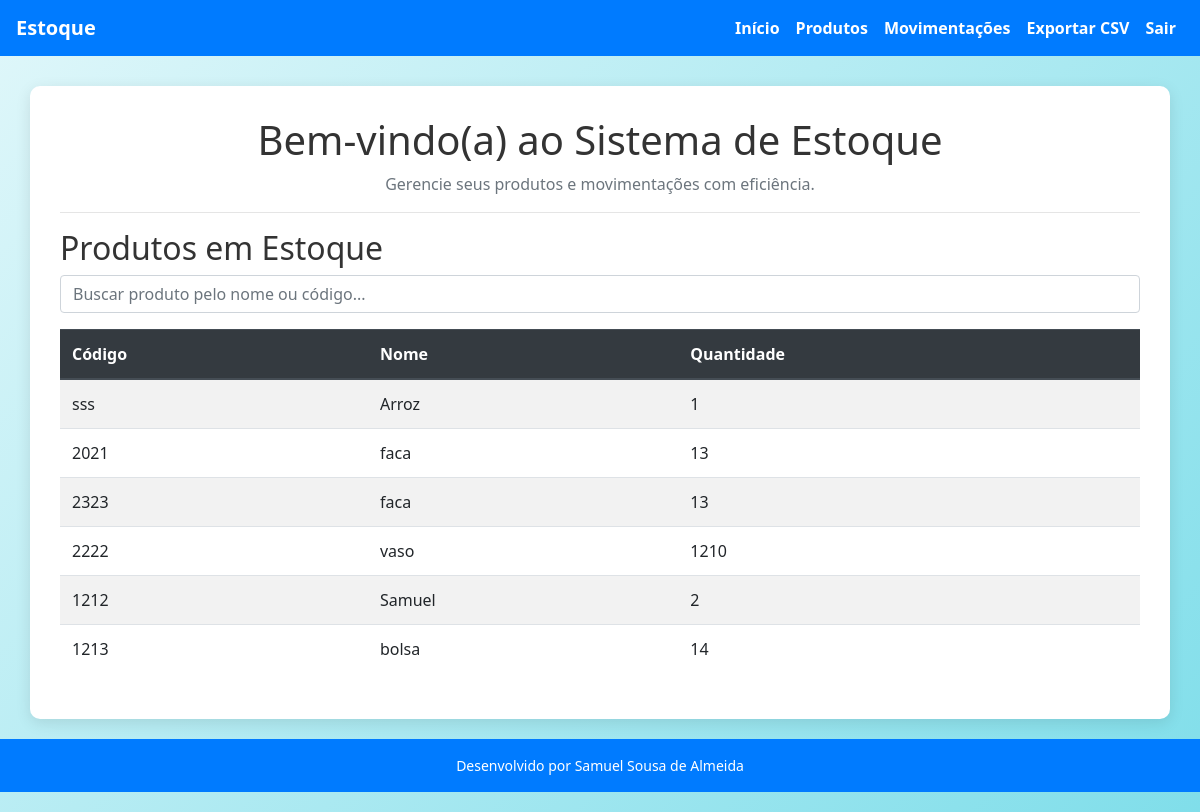
/ (signed in), run on the app's committed database.
### tables this page shows
CREATE TABLE produtos (
                id INTEGER PRIMARY KEY AUTOINCREMENT,
                codigo TEXT UNIQUE NOT NULL,
                nome TEXT NOT NULL,
                quantidade INTEGER NOT NULL
            );

### app.py (the view)
@app.route('/')
def index():
    if 'user' not in session:
        return redirect(url_for('login'))
    with get_db_connection() as conn:
        produtos = conn.execute("SELECT * FROM produtos").fetchall()
    return render_template('index.html', produtos=produtos)

### app.py (called while the page is built)
def get_db_connection():
    conn = sqlite3.connect(DATABASE)
    conn.row_factory = sqlite3.Row
    return conn

### templates/index.html (shortened to what this page needs)
{% extends 'base.html' %}
{% block content %}
<h1 class="text-center">Bem-vindo(a) ao Sistema de Estoque</h1>
<p class="text-center text-muted">Gerencie seus produtos e movimentações com eficiência.</p>
<hr>
<h2>Produtos em Estoque</h2>
<input type="text" id="searchInput" class="form-control mb-3" placeholder="Buscar produto pelo nome ou código...">
{% if produtos %}
<div class="table-responsive">
  <table class="table table-striped table-hover" id="productTable">
    <thead class="thead-dark">
      <tr>
        <th>Código</th>
        <th>Nome</th>
        <th>Quantidade</th>
      </tr>
    </thead>
    <tbody>
      {% for prod in produtos %}
      <tr>
        <td>{{ prod['codigo'] }}</td>
        <td>{{ prod['nome'] }}</td>
        <td>{{ prod['quantidade'] }}</td>
      </tr>
      {% endfor %}
    </tbody>
  </table>
</div>
{% else %}
<p class="text-center">Nenhum produto cadastrado.</p>
{% endif %}
{% endblock %}

### templates/base.html (shortened to what this page needs)
<!doctype html>
<html lang="pt-BR">
  <head>
    <link rel="stylesheet" href="https://stackpath.bootstrapcdn.com/bootstrap/4.5.0/css/bootstrap.min.css">
  </head>
  <body>
    <nav class="navbar navbar-expand-lg navbar-dark">
      <a class="navbar-brand" href="{{ url_for('index') }}">Estoque</a>
      <div class="collapse navbar-collapse" id="navBar">
        <ul class="navbar-nav ml-auto">
          {% if session.user %}
            <li class="nav-item"><a class="nav-link" href="{{ url_for('index') }}">Início</a></li>
            <li class="nav-item"><a class="nav-link" href="{{ url_for('produtos') }}">Produtos</a></li>
            <li class="nav-item"><a class="nav-link" href="{{ url_for('movimentacoes') }}">Movimentações</a></li>
            <li class="nav-item"><a class="nav-link" href="{{ url_for('exportar') }}">Exportar CSV</a></li>
            <li class="nav-item"><a class="nav-link" href="{{ url_for('logout') }}">Sair</a></li>
          {% else %}
            <li class="nav-item"><a class="nav-link" href="{{ url_for('login') }}">Login</a></li>
          {% endif %}
        </ul>
      </div>
    </nav>
    <div class="container">
      {% block content %}{% endblock %}
    </div>
    <footer class="bg-primary py-3">
      Desenvolvido por Samuel Sousa de Almeida
    </footer>
  </body>
</html>

### templates/base.html (style rules this page uses)
body { font-family: 'Segoe UI', sans-serif; background: linear-gradient(135deg, #e0f7fa, #80deea); color: #333; margin: 0; padding: 0; }
nav { background-color: #007bff; }
nav a { color: #fff !important; font-weight: bold; }
.container { background: #fff; padding: 30px; border-radius: 10px; box-shadow: 0 4px 15px rgba(0, 0, 0, 0.1); margin-top: 30px; }
footer { text-align: center; margin: 20px 0; font-size: 14px; color: #fff; }

### data on the page
produtos: codigo "sss", nome "Arroz", quantidade "1"
produtos: codigo "2021", nome "faca", quantidade "13"
produtos: codigo "2323", nome "faca", quantidade "13"
produtos: codigo "2222", nome "vaso", quantidade "1210"
produtos: codigo "1212", nome "Samuel", quantidade "2"
produtos: codigo "1213", nome "bolsa", quantidade "14"
